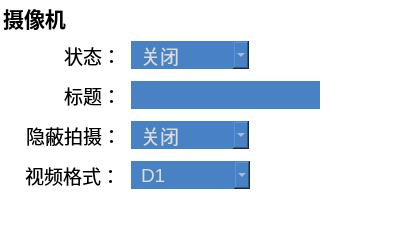
     <widget class="QGroupBox" name="groupBox_4">
      <property name="geometry">
       <rect>
        <x>220</x>
        <y>10</y>
        <width>411</width>
        <height>251</height>
       </rect>
      </property>
      <property name="font">
       <font>
        <family>Tahoma</family>
        <pointsize>16</pointsize>
        <weight>75</weight>
        <bold>true</bold>
       </font>
      </property>
      <property name="styleSheet">
       <string notr="true">background: transparent;
border: 1 solid rgb(255,255,255);</string>
      </property>
      <property name="title">
       <string>摄像机</string>
      </property>
      <widget class="QLabel" name="camercovertlabel">
       <property name="geometry">
        <rect>
         <x>20</x>
         <y>120</y>
         <width>101</width>
         <height>30</height>
        </rect>
       </property>
       <property name="font">
        <font>
         <family>Tahoma</family>
         <pointsize>14</pointsize>
        </font>
       </property>
       <property name="styleSheet">
        <string notr="true">background: transparent;
border: 0;</string>
       </property>
       <property name="text">
        <string>隐蔽拍摄：</string>
       </property>
       <property name="alignment">
        <set>Qt::AlignRight|Qt::AlignTrailing|Qt::AlignVCenter</set>
       </property>
      </widget>
      <widget class="QLineEdit" name="cameratitlelineEdit">
       <property name="geometry">
        <rect>
         <x>130</x>
         <y>80</y>
         <width>191</width>
         <height>30</height>
        </rect>
       </property>
       <property name="font">
        <font>
         <family>Tahoma</family>
         <pointsize>14</pointsize>
        </font>
       </property>
       <property name="contextMenuPolicy">
        <enum>Qt::NoContextMenu</enum>
       </property>
       <property name="styleSheet">
        <string notr="true">background: rgb(72, 130, 197);
color: rgb(220, 220, 220);
padding-left: 10; padding-right:10;</string>
       </property>
       <property name="text">
        <string/>
       </property>
       <property name="maxLength">
        <number>14</number>
       </property>
       <property name="echoMode">
        <enum>QLineEdit::Normal</enum>
       </property>
      </widget>
      <widget class="QLabel" name="camertitlelabel">
       <property name="geometry">
        <rect>
         <x>20</x>
         <y>80</y>
         <width>101</width>
         <height>30</height>
        </rect>
       </property>
       <property name="font">
        <font>
         <family>Tahoma</family>
         <pointsize>14</pointsize>
        </font>
       </property>
       <property name="styleSheet">
        <string notr="true">background: transparent;
border: 0;</string>
       </property>
       <property name="text">
        <string>标题：</string>
       </property>
       <property name="alignment">
        <set>Qt::AlignRight|Qt::AlignTrailing|Qt::AlignVCenter</set>
       </property>
      </widget>
      <widget class="QLabel" name="cameraenablelabel">
       <property name="geometry">
        <rect>
         <x>20</x>
         <y>40</y>
         <width>101</width>
         <height>30</height>
        </rect>
       </property>
       <property name="font">
        <font>
         <family>Tahoma</family>
         <pointsize>14</pointsize>
        </font>
       </property>
       <property name="styleSheet">
        <string notr="true">background: transparent;
border: 0;</string>
       </property>
       <property name="text">
        <string>状态：</string>
       </property>
       <property name="alignment">
        <set>Qt::AlignRight|Qt::AlignTrailing|Qt::AlignVCenter</set>
       </property>
      </widget>
      <widget class="QPushButton" name="cameratitlevirtualkeypushButton">
       <property name="geometry">
        <rect>
         <x>330</x>
         <y>80</y>
         <width>30</width>
         <height>30</height>
        </rect>
       </property>
       <property name="cursor">
        <cursorShape>PointingHandCursor</cursorShape>
       </property>
       <property name="autoFillBackground">
        <bool>false</bool>
       </property>
       <property name="text">
        <string/>
       </property>
       <property name="icon">
        <iconset resource="dvr_main.qrc">
         <normaloff>:/skin/login_vkeyboard_btn.bmp</normaloff>:/skin/login_vkeyboard_btn.bmp</iconset>
       </property>
       <property name="iconSize">
        <size>
         <width>30</width>
         <height>30</height>
        </size>
       </property>
      </widget>
      <widget class="QComboBox" name="cameraenable">
       <property name="enabled">
        <bool>true</bool>
       </property>
       <property name="geometry">
        <rect>
         <x>130</x>
         <y>40</y>
         <width>120</width>
         <height>30</height>
        </rect>
       </property>
       <property name="font">
        <font>
         <family>Tahoma</family>
         <pointsize>14</pointsize>
        </font>
       </property>
       <property name="cursor">
        <cursorShape>PointingHandCursor</cursorShape>
       </property>
       <property name="contextMenuPolicy">
        <enum>Qt::NoContextMenu</enum>
       </property>
       <property name="styleSheet">
        <string notr="true">background: rgb(72, 130, 197);
color: rgb(220, 220, 220);
padding-left: 10; padding-right:10;</string>
       </property>
       <property name="insertPolicy">
        <enum>QComboBox::NoInsert</enum>
       </property>
       <item>
        <property name="text">
         <string>关闭</string>
        </property>
       </item>
       <item>
        <property name="text">
         <string>打开</string>
        </property>
       </item>
      </widget>
      <widget class="QComboBox" name="cameracovert">
       <property name="enabled">
        <bool>true</bool>
       </property>
       <property name="geometry">
        <rect>
         <x>130</x>
         <y>120</y>
         <width>120</width>
         <height>30</height>
        </rect>
       </property>
       <property name="font">
        <font>
         <family>Tahoma</family>
         <pointsize>14</pointsize>
        </font>
       </property>
       <property name="cursor">
        <cursorShape>PointingHandCursor</cursorShape>
       </property>
       <property name="contextMenuPolicy">
        <enum>Qt::NoContextMenu</enum>
       </property>
       <property name="styleSheet">
        <string notr="true">background: rgb(72, 130, 197);
color: rgb(220, 220, 220);
padding-left: 10; padding-right:10;</string>
       </property>
       <property name="insertPolicy">
        <enum>QComboBox::NoInsert</enum>
       </property>
       <item>
        <property name="text">
         <string>关闭</string>
        </property>
       </item>
       <item>
        <property name="text">
         <string>打开</string>
        </property>
       </item>
      </widget>
      <widget class="QComboBox" name="recordresolutioncomboBox">
       <property name="geometry">
        <rect>
         <x>130</x>
         <y>160</y>
         <width>121</width>
         <height>30</height>
        </rect>
       </property>
       <property name="font">
        <font>
         <family>Tahoma</family>
         <pointsize>14</pointsize>
        </font>
       </property>
       <property name="cursor">
        <cursorShape>PointingHandCursor</cursorShape>
       </property>
       <property name="styleSheet">
        <string notr="true">background: rgb(72, 130, 197);
color: rgb(220, 220, 220);
padding-left: 10; padding-right:10;</string>
       </property>
       <item>
        <property name="text">
         <string>D1</string>
        </property>
       </item>
       <item>
        <property name="text">
         <string>CIF</string>
        </property>
       </item>
       <item>
        <property name="text">
         <string>HalfD1</string>
        </property>
       </item>
      </widget>
      <widget class="QLabel" name="recordresolutionlabel">
       <property name="geometry">
        <rect>
         <x>-20</x>
         <y>160</y>
         <width>140</width>
         <height>30</height>
        </rect>
       </property>
       <property name="font">
        <font>
         <family>Tahoma</family>
         <pointsize>14</pointsize>
        </font>
       </property>
       <property name="styleSheet">
        <string notr="true">background: transparent;
border: 0;</string>
       </property>
       <property name="text">
        <string>视频格式：</string>
       </property>
       <property name="alignment">
        <set>Qt::AlignRight|Qt::AlignTrailing|Qt::AlignVCenter</set>
       </property>
      </widget>
     </widget>
